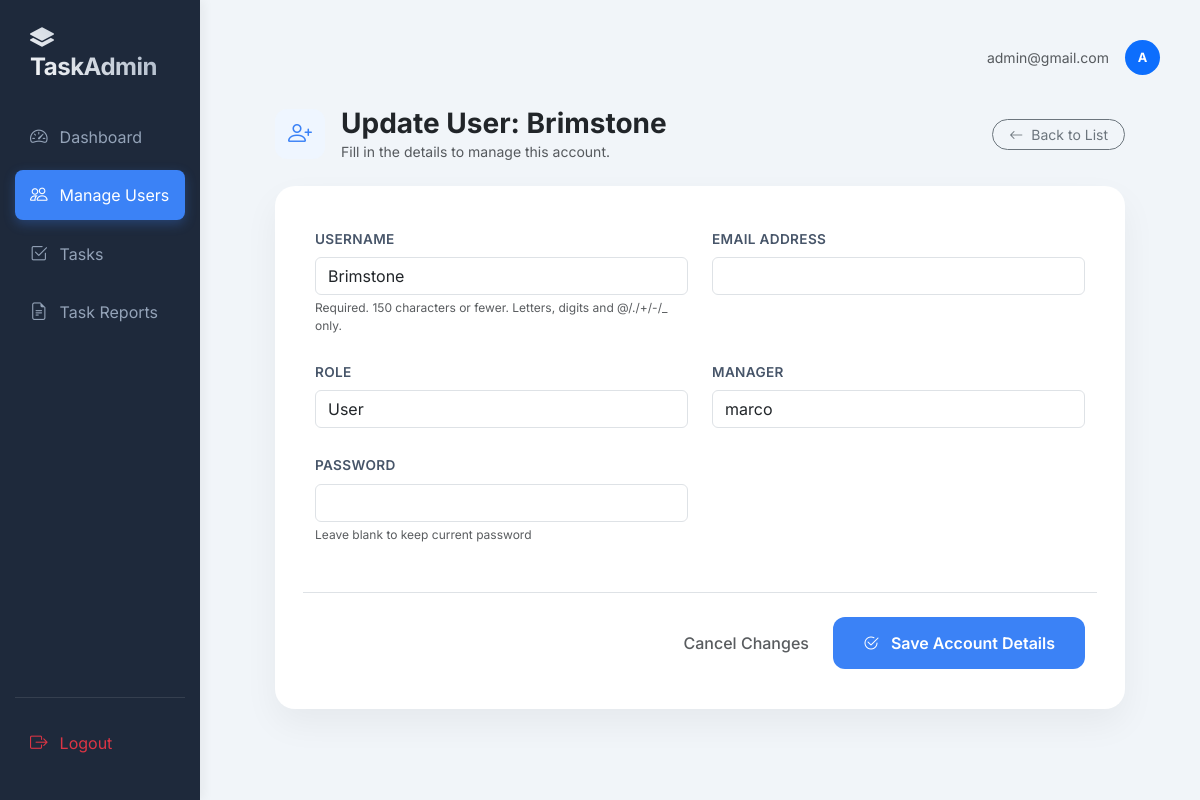
Screenshot of /manage-users/update/2/ (signed in) with the database file from the repository.
### tasks/models.py (models this page shows, shortened)
class User(AbstractUser):
    ROLE_SUPERADMIN = 'superadmin'
    ROLE_ADMIN = 'admin'
    ROLE_USER = 'user'
    ROLE_CHOICES = [
        (ROLE_SUPERADMIN, 'SuperAdmin'),
        (ROLE_ADMIN, 'Admin'),
        (ROLE_USER, 'User'),
    ]
    role = models.CharField(max_length=20, choices=ROLE_CHOICES, default=ROLE_USER)
    manager = models.ForeignKey(
        'self',
        on_delete=models.SET_NULL,
        null=True, blank=True,
        limit_choices_to={'role': ROLE_ADMIN},
        related_name='managed_users'
    )
    def is_superadmin(self):
        return self.role == self.ROLE_SUPERADMIN

### tasks/web_views.py (the view)
# urls.py: path('manage-users/update/<int:pk>/', web_views.user_update, name='user_update'),
@login_required
@user_passes_test(is_superadmin)
def user_update(request, pk):
    user_to_edit = get_object_or_404(User, pk=pk)
    if request.method == 'POST':
        form = UserManagementForm(request.POST, instance=user_to_edit)
        if form.is_valid():
            user = form.save(commit=False)
            if form.cleaned_data.get('password'):
                user.set_password(form.cleaned_data['password'])
            user.save()
            return redirect('manage_users')
    else:
        form = UserManagementForm(instance=user_to_edit)
    return render(request, 'admin/user_form.html', {
        'form': form,
        'title': f'Update User: {user_to_edit.username}'
    })

### tasks/forms.py
class UserManagementForm(forms.ModelForm):
    password = forms.CharField(
        widget=forms.PasswordInput,
        required=False,
        help_text="Leave blank to keep current password"
    )
    class Meta:
        model = User
        fields = ['username', 'email', 'role', 'manager', 'password']
    def __init__(self, *args, **kwargs):
        super().__init__(*args, **kwargs)
        for field in self.fields.values():
            field.widget.attrs.update({'class': 'form-control'})
        self.fields['manager'].queryset = User.objects.filter(role=User.ROLE_ADMIN)

### tasks/web_views.py (called while the page is built)
def is_superadmin(user):
    return user.is_authenticated and user.is_superadmin()

### tasks/templates/admin/user_form.html (shortened to what this page needs)
{% extends 'base.html' %}
{% block content %}
<div class="form-container">
    <div class="d-flex align-items-center justify-content-between mb-4">
        <div class="d-flex align-items-center">
            <div class="header-icon me-3">
                <i class="bi bi-person-plus"></i>
            </div>
            <div>
                <h3 class="fw-bold text-dark mb-0">{{ title }}</h3>
                <p class="text-muted mb-0 small">Fill in the details to manage this account.</p>
            </div>
        </div>
        <a href="{% url 'manage_users' %}" class="btn btn-outline-secondary btn-sm rounded-pill px-3">
            <i class="bi bi-arrow-left me-1"></i> Back to List
        </a>
    </div>
    <div class="card form-card">
        <form method="post" novalidate>
            <div class="row g-4"> {% for field in form %}
                    <div class="col-md-6">
                        <div class="form-group">
                            <label class="form-label" for="{{ field.id_for_label }}">
                                {{ field.label }}
                            </label>
                            <div class="input-wrapper">
                                {{ field }}
                            </div>
                            {% if field.help_text %}
                                <div class="form-text text-muted mt-1" style="font-size: 0.75rem;">
                                    {{ field.help_text|safe }}
                                </div>
                            {% endif %}
                        </div>
                    </div>
                {% endfor %}
            </div>
            <div class="row mt-5">
                <div class="col-12 border-top pt-4 d-flex justify-content-end align-items-center">
                    <a href="{% url 'manage_users' %}" class="text-muted text-decoration-none me-4 fw-medium">Cancel Changes</a>
                    <button type="submit" class="btn btn-primary btn-save">
                        <i class="bi bi-check2-circle me-2"></i> Save Account Details
                    </button>
                </div>
            </div>
        </form>
    </div>
</div>
{% endblock %}

### tasks/templates/base.html (shortened to what this page needs)
<!DOCTYPE html>
<html lang="en">
<head>
    <link rel="stylesheet" href="https://cdn.jsdelivr.net/npm/bootstrap@5.3.0/dist/css/bootstrap.min.css">
    <link rel="stylesheet" href="https://cdn.jsdelivr.net/npm/bootstrap-icons@1.11.0/font/bootstrap-icons.css">
</head>
<body>
    <div class="container-fluid">
        <div class="row">
            <nav class="col-md-3 col-lg-2 sidebar d-flex flex-column">
                <h4><i class="bi bi-layers-fill me-2"></i>TaskAdmin</h4>
                <div class="nav-links">
    <a href="{% url 'dashboard' %}"
       class="{% if request.resolver_match.url_name == 'dashboard' %}active{% endif %}">
        <i class="bi bi-speedometer2"></i> Dashboard
    </a>
   {% if request.user.is_superadmin %}
    <a href="{% url 'manage_users' %}"
       class="{% if request.resolver_match.url_name == 'manage_users' or 'user' in request.resolver_match.url_name %}active{% endif %}">
        <i class="bi bi-people"></i> Manage Users
    </a>
{% endif %}
<a href="{% url 'manage_tasks' %}"
   class="{% if request.resolver_match.url_name == 'manage_tasks' %}active{% endif %}">
    <i class="bi bi-check2-square"></i> Tasks
</a>
{% if request.user.role == 'superadmin' or request.user.role == 'admin' %}
    <a href="{% url 'task_reports' %}"
       class="{% if request.resolver_match.url_name == 'task_reports' %}active{% endif %}">
        <i class="bi bi-file-earmark-text"></i> Task Reports
    </a>
{% endif %}
</div>
                <div class="logout-btn mt-auto">
                    <a href="{% url 'logout' %}" class="text-danger">
                        <i class="bi bi-box-arrow-right"></i> Logout
                    </a>
                </div>
            </nav>
            <main class="col-md-9 col-lg-10 content">
                <header class="d-flex justify-content-end align-items-center mb-4">
                    <div class="user-profile d-flex align-items-center">
                        <span class="me-3 text-muted small">{{ request.user.email }}</span>
                        <div class="rounded-circle bg-primary text-white d-flex align-items-center justify-content-center fw-bold" style="width: 35px; height: 35px; font-size: 0.8rem;">
                            {{ request.user.username|slice:":1"|upper }}
                        </div>
                    </div>
                </header>
                {% block content %}{% endblock %}
            </main>
        </div>
    </div>
</body>
</html>

### tasks/templates/base.html (style rules this page uses)
:root { --sidebar-bg: #1e293b; --accent-color: #3b82f6; --text-muted: #94a3b8; --body-bg: #f1f5f9; }
body { font-family: 'Inter', sans-serif; background-color: var(--body-bg); color: #334155; }
.sidebar { min-height: 100vh; background: var(--sidebar-bg); color: white; padding: 24px 15px; box-shadow: 4px 0 10px rgba(0,0,0,0.05); transition: all 0.3s; }
.sidebar h4 { font-weight: 700; letter-spacing: -0.5px; padding-left: 15px; margin-bottom: 30px; background: linear-gradient(45deg, #fff, #94a3b8); -webkit-background-clip: text; -webkit-text-fill-color: transparent; }
.sidebar a { color: var(--text-muted); text-decoration: none; display: flex; align-items: center; padding: 12px 15px; margin-bottom: 8px; border-radius: 8px; transition: all 0.2s ease-in-out; }
.sidebar a i { margin-right: 12px; font-size: 1.1rem; }
.sidebar a.active { background: var(--accent-color); color: white; box-shadow: 0 4px 12px rgba(59, 130, 246, 0.3); }
.content { padding: 40px; }
.card { border: none; border-radius: 12px; box-shadow: 0 10px 15px -3px rgba(0, 0, 0, 0.1); background: white; }
.logout-btn { margin-top: auto; border-top: 1px solid rgba(255,255,255,0.1); padding-top: 20px; }

### tasks/templates/admin/user_form.html (style rules this page uses)
.form-container { max-width: 850px; margin: 2rem auto; }
.form-card { background: #ffffff; border: none; border-radius: 20px; box-shadow: 0 15px 35px rgba(0, 0, 0, 0.05); padding: 2.5rem; }
.form-label { font-weight: 600; color: #475569; font-size: 0.85rem; margin-bottom: 0.5rem; text-transform: uppercase; letter-spacing: 0.025em; }
input, select, textarea { display: block; width: 100%; padding: 0.75rem 1rem; background-color: #f8fafc; border: 2px solid #e2e8f0; border-radius: 12px; transition: all 0.2s ease-in-out; }
.btn-save { background: #3b82f6; border: none; padding: 14px 30px; border-radius: 12px; font-weight: 600; transition: all 0.3s; }
.header-icon { width: 50px; height: 50px; background: #eff6ff; color: #3b82f6; border-radius: 12px; display: flex; align-items: center; justify-content: center; font-size: 1.5rem; }

### rows the page displays
User: user.email "admin@gmail.com", user.username "A"
User: form "Brimstone" "User" "marco"

### other values shown
{{ title }} "Update User: Brimstone"
{{ field.label }} "USERNAME" "EMAIL ADDRESS" "ROLE" "MANAGER" "PASSWORD"
{{ field.help_text|safe }} "Required. 150 characters or fewer. Letters, digits and @/./+/-/_ only." "Leave blank to keep current password"
